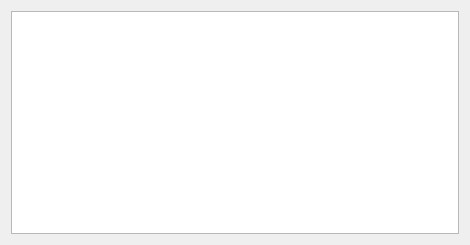
<?xml version="1.0" encoding="UTF-8"?>
<ui version="4.0">
 <class>Dialog</class>
 <widget class="QDialog" name="Dialog">
  <property name="geometry">
   <rect>
    <x>0</x>
    <y>0</y>
    <width>470</width>
    <height>245</height>
   </rect>
  </property>
  <property name="windowTitle">
   <string>Dialog</string>
  </property>
  <layout class="QGridLayout" name="gridLayout">
   <item row="0" column="0">
    <widget class="QPlainTextEdit" name="outputTextEdit"/>
   </item>
  </layout>
 </widget>
 <resources/>
 <connections/>
</ui>
